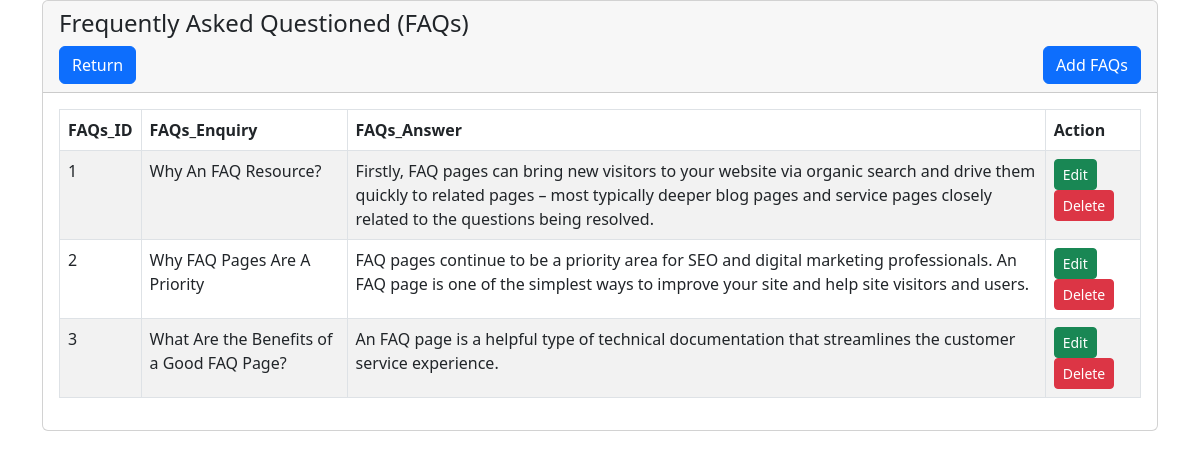
Page /Enquiry/Enquiry_FAQs.php on the committed database.
### tables this page shows
CREATE TABLE `enquiry_faqs` (
  `FAQs_ID` int(255) NOT NULL,
  `FAQs_enquiry` varchar(1000) NOT NULL,
  `FAQs_answer` varchar(1000) NOT NULL
);

### Enquiry/Enquiry_FAQs.php (the view, shortened to what this page needs)
<?php
include "../include/DBconn.php";
?>
<!DOCTYPE html>
<html lang="en">
    <head>
        <link href="https://cdn.jsdelivr.net/npm/bootstrap@5.2.2/dist/css/bootstrap.min.css" rel="stylesheet">
    </head>
    <body>
        <div class="container">
            <div class="row">
                <div class="col-md-12">
                    <div class="card">
                        <div class="card-header">
                            <h4>Frequently Asked Questioned (FAQs)</h4>
                            <a href="Admin_Enquiry.php" class="btn btn-primary">Return</a>
                            <a href="Add_FAQs.php" class="btn btn-primary float-end">Add FAQs</a>
                        </div>
                        <div class="card-body">
                            <table class=" table table-bordered table-striped">
                                <thread>
                                    <thead>
                                        <tr>
                                            <th scope="col">FAQs_ID</th>
                                            <th scope="col">FAQs_Enquiry</th>
                                            <th scope="col">FAQs_Answer</th>
                                            <th scope="col">Action</th>
                                        </tr>
                                    </thead>
                                    <tbody>
                                        <?php
                                            $query = "SELECT * FROM enquiry_faqs";
                                            $query_run = mysqli_query($conn, $query);
                                            if(mysqli_num_rows($query_run) > 0)
                                            {
                                                foreach($query_run as $enquiry_faq)
                                                {
                                                    ?>
                                                    <tr>
                                                        <td>
                                                            <?= $enquiry_faq['FAQs_ID']; ?>
                                                        </td>
                                                        <td>
                                                            <?= $enquiry_faq['FAQs_enquiry']; ?>
                                                        </td>
                                                        <td>
                                                            <?= $enquiry_faq['FAQs_answer']; ?>
                                                        </td>
                                                        <td>
                                                            <a href="Edit_FAQs.php?FAQs_ID=<?= $enquiry_faq['FAQs_ID']; ?>" class="btn btn-success btn-sm">Edit</a>
                                                            <form action="function.php" method="POST" class="d-inline">
                                                                <button type="submit" name="delete_FAQs" value="<?= $enquiry_faq['FAQs_ID']; ?>" class="btn btn-danger btn-sm delete_btn">Delete</a>
                                                            </form>
                                                        </td>
                                                    </tr>
                                                    <?php
                                                }
                                            }
                                            else
                                            {
                                                echo "No data found";
                                            }
                                        ?>
                                    </tbody>
                                </thread>
                            </table>
                        </div>
                    </div>
                </div>
            </div>
        </div>
    </body>
</html>

### rows in the picture
enquiry_faqs: FAQs_ID "1", FAQs_enquiry "Why An FAQ Resource?", FAQs_answer "Firstly, FAQ pages can bring new visitors to your website via organic search and drive them quickly to related pages – most typically deeper blog pages and service pages closely related to the questions being resolved."
enquiry_faqs: FAQs_ID "2", FAQs_enquiry "Why FAQ Pages Are A Priority", FAQs_answer "FAQ pages continue to be a priority area for SEO and digital marketing professionals. An FAQ page is one of the simplest ways to improve your site and help site visitors and users."
enquiry_faqs: FAQs_ID "3", FAQs_enquiry "What Are the Benefits of a Good FAQ Page?", FAQs_answer "An FAQ page is a helpful type of technical documentation that streamlines the customer service experience."
